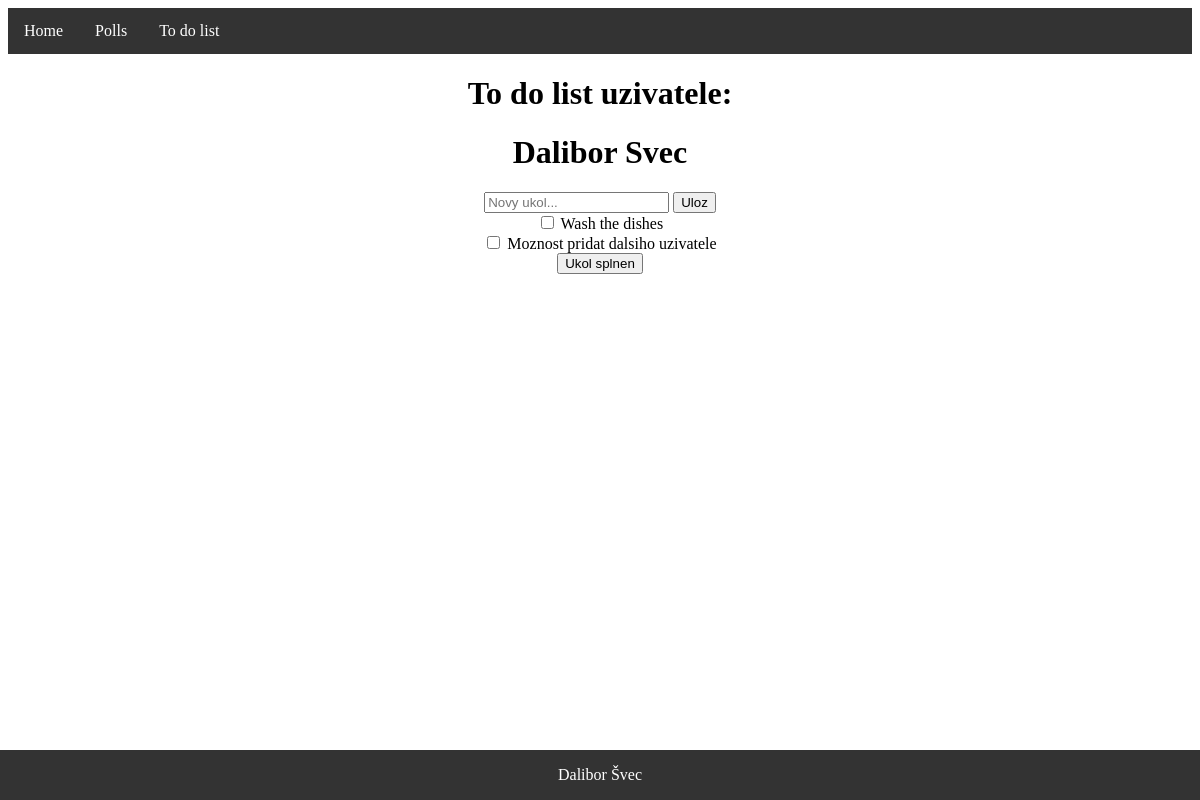
The page /todo/1/ on the database its author committed.
### todo/models.py (models this page shows, shortened)
class User(models.Model):
    user_name = models.CharField(max_length=200)
    age = models.PositiveSmallIntegerField()

class Todoitems(models.Model):
    user = models.ForeignKey(User, on_delete=models.CASCADE)
    item = models.CharField(max_length=200)
    date = models.DateTimeField('date published')

### todo/views.py (the view, shortened to what this page needs)
# urls.py: path('<int:pk>/', views.TodoView.as_view(), name= 'detail'),
class TodoView(generic.DetailView):
    model = User
    template_name = 'todo/detail.html'

### todo/templates/todo/detail.html (shortened to what this page needs)
{% extends 'main_page.html'%}
{% block content %}
<h1>To do list uzivatele:</h1>
<h1>{{user.user_name}}</h1>
<form action="{% url 'todo:detail' user.id %}" method="post">
<input type='text' name='newitem' id='1' placeholder='Novy ukol...'>
<input type="submit" value="Uloz" class='addBtn'>
</form>
{% if user.todoitems_set.all %}
    <form action="{% url 'todo:finished' user.id %}" method="post">
    {% for todoitems in user.todoitems_set.all %}
        <input type="checkbox" name="finished_item" id="item{{ forloop.counter }}" value="{{ todoitems.id }}">
        <label for="item{{ forloop.counter }}">{{ todoitems.item }}</label><br>
    {% endfor %}
    <input type="submit" value='Ukol splnen'>
    </form>
{% else %}
    <p>Zadne ukoly.</p>
{% endif %}
{% endblock %}

### rows shown on the page
User: user_name "Dalibor Svec"
Todoitems: item "Wash the dishes"
Todoitems: item "Moznost pridat dalsiho uzivatele"
